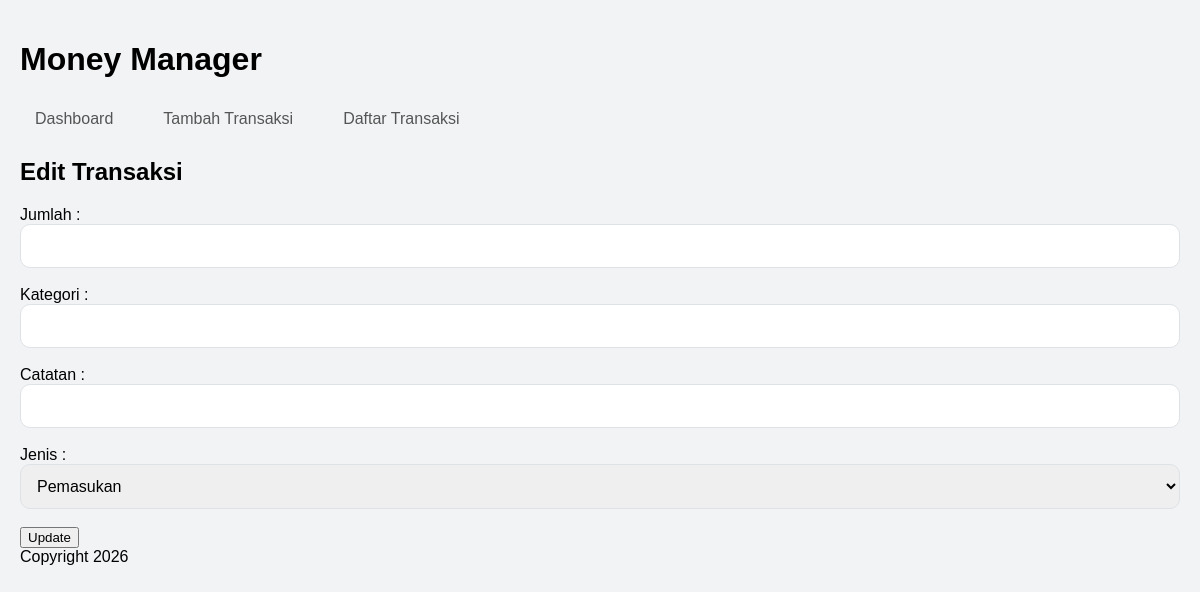
The page /edit/8 on the database as committed earlier.
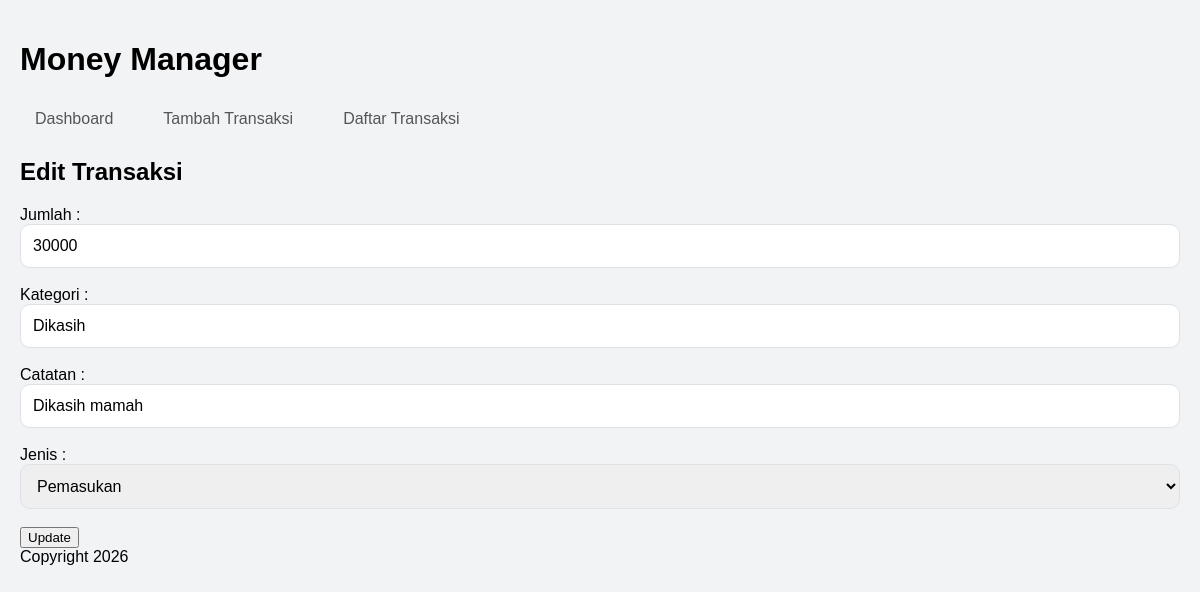
The same page on the database as committed later.
### tables this page shows
CREATE TABLE transactions (
                id INTEGER PRIMARY KEY AUTOINCREMENT,
                amount INTEGER,
                category TEXT,
                description TEXT,
                jenis TEXT
            );

### app.py (the view, shortened to what this page needs)
@app.route("/edit/<int:id>", methods=["GET", "POST"])
def edit(id):
    manager = TransactionManager()
    return render_template("edit.html", transaction = manager.get_transaction_by_id(id))

### core/manager.py (called while the page is built)
    def get_transaction_by_id(self, id):
        for transaction in self.transactions:
            if transaction.id == id:
                return transaction
        return None

### storage/database.py (called while the page is built)
    def create_transaction_table(self):
        self.cursor.execute('''
            CREATE TABLE IF NOT EXISTS transactions (
                id INTEGER PRIMARY KEY AUTOINCREMENT,
                amount INTEGER,
                category TEXT,
                description TEXT,
                jenis TEXT
            )
        ''')
        self.connection.commit()

    def get_all_transactions(self):
        transactions = []
        self.cursor.execute("SELECT * FROM transactions")
        rows = self.cursor.fetchall()
        for row in rows:
            transaction = Transaction(row[1], row[2], row[3], row[4], id=row[0])
            transactions.append(transaction)
        return transactions

### templates/edit.html (shortened to what this page needs)
{% extends "base.html" %}
{% block content %}
<h2>Edit Transaksi</h2>
<form action="/edit/{{ transaction.id }}" method="post">
    <label>Jumlah :</label>
    <input type="number" name="amount" value="{{ transaction.amount }}">
    <br><br>
    <label>Kategori :</label>
    <input type="text" name="category" value="{{ transaction.category }}">
    <br><br>
    <label>Catatan :</label>
    <input type="text" name="description" value="{{ transaction.description }}">
    <br><br>
    <label>Jenis :</label>
    <select name="jenis">
        <option {% if transaction.jenis == "Pemasukan"%}
        selected {% endif %}>Pemasukan</option>
    </select>
    <br><br>
    <button type="submit">Update</button>
</form>
{% endblock %}

Rows that differ between the two databases and show on the page:
added transactions: jenis "Pemasukan"
Other text that changed with them:
form field jenis: "Pemasukan" → (not shown)
